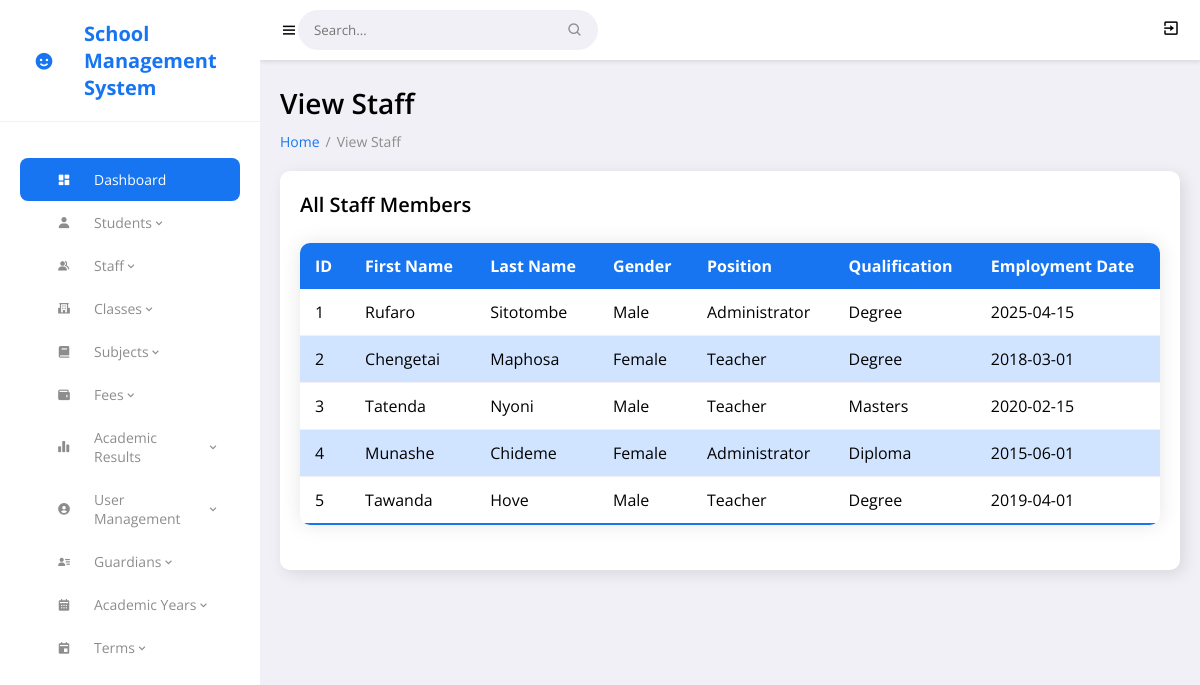
Page /staff_view.php (signed in) on the committed database.
### tables this page shows
CREATE TABLE `staff` (
  `staff_id` int(11) NOT NULL,
  `national_id` varchar(20) NOT NULL,
  `first_name` varchar(50) NOT NULL,
  `last_name` varchar(50) NOT NULL,
  `gender` enum('Male','Female','Other') NOT NULL,
  `position` enum('Teacher','Administrator','Support Staff') NOT NULL,
  `qualification_level` enum('Diploma','Degree','Masters','PhD') NOT NULL,
  `employment_date` date NOT NULL,
  `subject_specialization` varchar(100) DEFAULT NULL
);

### staff_view.php (the view, shortened to what this page needs)
<?php
include 'config.php';
if ($userRole === 'Admin') {
    $staff = $conn->query("SELECT staff_id, first_name, last_name, gender, position, qualification_level, employment_date FROM staff");
} elseif ($userRole === 'Teacher') {
    $staff = $conn->query("SELECT staff_id, first_name, last_name, gender, position, qualification_level, employment_date
        FROM staff
        WHERE staff_id = $associatedId");
} else {
    $staff = $conn->query("SELECT * FROM staff WHERE 1=0");
}
?>
<!DOCTYPE html>
<html lang="en">
<head>
	<link href='https://unpkg.com/boxicons@2.0.9/css/boxicons.min.css' rel='stylesheet'>
	<link rel="stylesheet" href="css/style.css">
</head>
<body>
	<?php include 'includes/sidebar.php'; ?>
	<section id="content">
		<?php include 'includes/navbar.php'; ?>
		<main>
			<h1 class="title">View Staff</h1>
			<ul class="breadcrumbs">
				<li><a href="admin_dashboard.php">Home</a></li>
				<li class="divider">/</li>
				<li><a href="#" class="active">View Staff</a></li>
			</ul>
			<div class="data">
				<div class="content-data">
					<div class="head">
						<h3>All Staff Members</h3>
					</div>
					<table class="styled-table">
						<thead>
							<tr>
								<th>ID</th>
								<th>First Name</th>
								<th>Last Name</th>
								<th>Gender</th>
								<th>Position</th>
								<th>Qualification</th>
								<th>Employment Date</th>
							</tr>
						</thead>
						<tbody>
							<?php while ($row = $staff->fetch_assoc()): ?>
								<tr>
									<td><?php echo $row['staff_id']; ?></td>
									<td><?php echo $row['first_name']; ?></td>
									<td><?php echo $row['last_name']; ?></td>
									<td><?php echo $row['gender']; ?></td>
									<td><?php echo $row['position']; ?></td>
									<td><?php echo $row['qualification_level']; ?></td>
									<td><?php echo $row['employment_date']; ?></td>
								</tr>
							<?php endwhile; ?>
						</tbody>
					</table>
				</div>
			</div>
		</main>
	</section>
</body>
</html>

### css/style.css (style rules this page uses)
* { font-family: 'Open Sans', sans-serif; margin: 0; padding: 0; box-sizing: border-box; }
:root { --grey: #F1F0F6; --dark-grey: #8D8D8D; --light: #fff; --dark: #000; --green: #81D43A; --light-green: #E3FFCB; --blue: #1775F1; --light-blue: #D0E4FF; --dark-blue: #0C5FCD; --red: #FC3B56; }
html { overflow-x: hidden; }
body { background: var(--grey); overflow-x: hidden; }
a { text-decoration: none; }
li { list-style: none; }
#content { position: relative; width: calc(100% - 260px); left: 260px; transition: all .3s ease; }
main { width: 100%; padding: 24px 20px 20px 20px; }
main .title { font-size: 28px; font-weight: 600; margin-bottom: 10px; }
main .breadcrumbs { display: flex; grid-gap: 6px; }
main .breadcrumbs li, main .breadcrumbs li a { font-size: 14px; }
main .breadcrumbs li a { color: var(--blue); }
main .breadcrumbs li a.active, main .breadcrumbs li.divider { color: var(--dark-grey); pointer-events: none; }
main .data { display: flex; grid-gap: 20px; margin-top: 20px; flex-wrap: wrap; }
main .data .content-data { flex-grow: 1; flex-basis: 400px; padding: 20px; background: var(--light); border-radius: 10px; box-shadow: 4px 4px 16px rgba(0, 0, 0, .1); }
main .content-data .head { display: flex; justify-content: space-between; align-items: center; margin-bottom: 24px; }
main .content-data .head h3 { font-size: 20px; font-weight: 600; }
.styled-table { width: 100%; border-collapse: collapse; margin: 25px 0; font-size: 16px; font-family: 'Open Sans', sans-serif; box-shadow: 0 0 20px rgba(0, 0, 0, 0.1); border-radius: 10px; overflow: hidden; }
.styled-table thead tr { background-color: var(--blue); color: var(--light); text-align: left; font-weight: bold; }
.styled-table th, .styled-table td { padding: 12px 15px; }
.styled-table tbody tr { border-bottom: 1px solid var(--grey); }
.styled-table tbody tr:nth-of-type(even) { background-color: var(--light-blue); }
.styled-table tbody tr:last-of-type { border-bottom: 2px solid var(--blue); }
.styled-table tbody td { transition: all 0.3s ease; }

### rows in the picture
staff: staff_id "1", first_name "Rufaro", last_name "Sitotombe", gender "Male", position "Administrator", qualification_level "Degree", employment_date "2025-04-15"
staff: staff_id "2", first_name "Chengetai", last_name "Maphosa", gender "Female", position "Teacher", qualification_level "Degree", employment_date "2018-03-01"
staff: staff_id "3", first_name "Tatenda", last_name "Nyoni", gender "Male", position "Teacher", qualification_level "Masters", employment_date "2020-02-15"
staff: staff_id "4", first_name "Munashe", last_name "Chideme", gender "Female", position "Administrator", qualification_level "Diploma", employment_date "2015-06-01"
staff: staff_id "5", first_name "Tawanda", last_name "Hove", gender "Male", position "Teacher", qualification_level "Degree", employment_date "2019-04-01"
